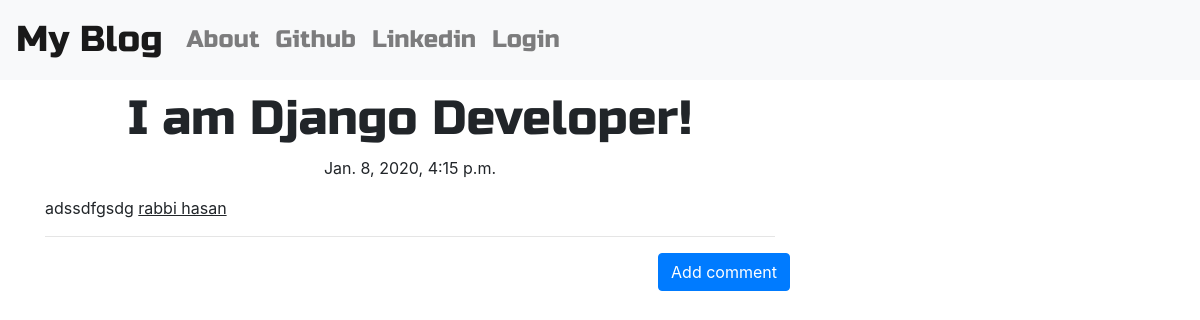
The app's page /post/1/ with its own data.
### blog/models.py (models this page shows, shortened)
class Post(models.Model):
    author=models.ForeignKey('auth.user',on_delete=models.CASCADE)
    title=models.CharField(max_length=200)
    text=models.TextField()
    created_date=models.DateTimeField(default=timezone.now())
    published_date=models.DateTimeField(blank=True,null=True)

### blog/views.py (the view)
# urls.py: path('post/<int:pk>/',PostDetailView.as_view(),name='post_detail'),
class PostDetailView(DetailView):
    model=Post

### blog/templates/blog/post_detail.html (shortened to what this page needs)
{% extends 'blog/base.html' %}
{% block content %}
<h1 class="posttile loader">{{post.title}}</h1>
{% if post.published_date %}
<div class="date postdate">
  {{post.published_date}}
</div>
{% else %}
<a href="{% url 'blog:post_publish' pk=post.pk %}">Publish</a>
{% endif %}
<p class='postcontent'>{{post.text|safe|linebreaksbr}}</p>
<hr>
<a class="btn btn-primary btn-comment" href="{% url 'blog:add_comment_to_post' pk=post.pk%}">Add comment</a>
<div class="container">
  {% for comment in post.comments.all%}
    <br>
    {% empty %}
    <p>No Comments!</p>
  {% endfor %}
</div>
{% endblock %}

### blog/static/css/blog.css (style rules this page uses)
.postdate { text-align: center; }
.posttile { font-family: 'Russo One',sans-serif; font-size: 3em; text-align: center; }
.postcontent { font-family: 'Montserrat'; font-size: 1em; }
.btn-comment { position: absolute; right: 0px; }
.loader { filter:hue-rotate(0deg); color:linear-gradient(45deg,#0f8,#08f); animation:hue 10000ms infinite linear; }

### records on screen
Post: title "I am Django Developer!", published_date "Jan. 8, 2020, 4:15 p.m.", text "adssdfgsdg rabbi hasan"
